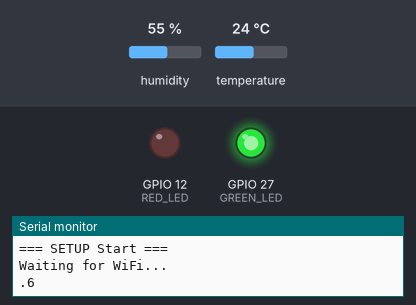
A program run on a simulated ESP32. Shown: output pins drawn as LEDs (lit = HIGH), the last lines printed to the serial monitor. Inputs (shaded band) come from the test bench; at power-on: humidity 55 %, temperature 24 °C. WiFi joins after 1.5 s; servers stay silent unless stated. At 8.0 s the program puts the board to deep sleep or switches it off; the recording ends there.

Above: at 0.2 s.
At 6.9 s:
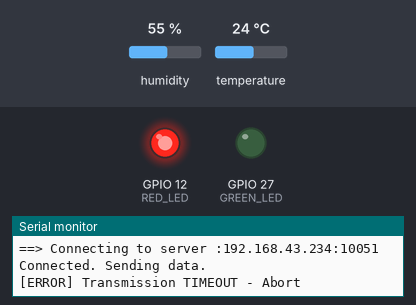
At 7.91 s:
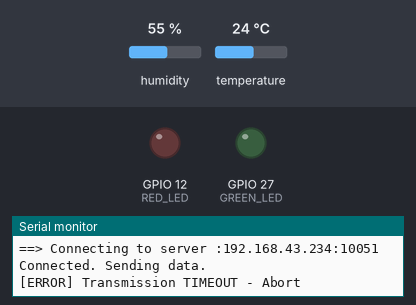
Timing chart, 0 to 8.0 s (numbered marks = the images above):
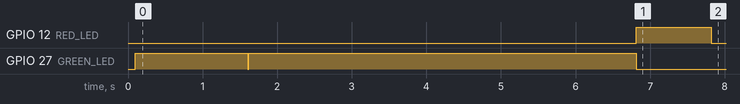

The program:

main.cpp
```cpp
#include "Arduino.h"

#include <WiFi.h>
#include "zabbixSender.h"
#include <Adafruit_Sensor.h>
#include <DHT.h>
#include "settings.h"


//-----------SENSOR----------
#define DHTPIN 14
#define DHTTYPE DHT22

DHT dht(DHTPIN, DHTTYPE);

// ****** Functions *******
void goDeepsleep() {
    WiFi.disconnect(true);
    delay(100);
    esp_sleep_enable_timer_wakeup(sendDataIntervallSec * 1000 * 1000ULL);
    Serial.printf("Deepsleep starts now for %d seconds.\n", sendDataIntervallSec);
    delay(100);
    esp_deep_sleep_start();
}

DHTSensorData_t getData(){
  DHTSensorData_t sd;
  sd.hum = dht.readHumidity();
  // Read temperature as Celsius (the default)
  sd.temp = dht.readTemperature();
  // Read temperature as Fahrenheit (isFahrenheit = true)
  //float f = dht.readTemperature(true);
  sd.tempi = dht.computeHeatIndex(sd.temp, sd.hum, false);

  return sd;
}

// ****** Main *******

void setup() {
    Serial.begin(115200);
    delay(100);
    Serial.println("=== SETUP Start ===");

    pinMode(RED_LED, OUTPUT);
    pinMode(GREEN_LED, OUTPUT);

    Serial.println("Waiting for WiFi... ");
    // indicate to user
    digitalWrite(GREEN_LED, HIGH);
    WiFi.begin(ssid, wifiKey);
    // current wifi ap connect cycles
    int wccycles = 0;
    while(WiFi.status() != WL_CONNECTED) {
        Serial.print(".");
        Serial.print((int)WiFi.status());
        wccycles++;
        // try maxWifiConnectcycles than deepsleep
        if (wccycles > maxWifiConnectcycles) {
          Serial.printf("\n[ERROR] WLAN TIMEOUT - Abort\n");
          // indicate to user
          digitalWrite(GREEN_LED, LOW);
          digitalWrite(RED_LED, HIGH);
          delay(1000);
          digitalWrite(RED_LED, LOW);
          goDeepsleep();
        }
        delay(300);
    }

    // we are connected, turn off
    digitalWrite(GREEN_LED, LOW);
    Serial.printf("\nWiFi connected. IP address:");
    Serial.println(WiFi.localIP());
    Serial.println("=== SETUP End ===");
} // setup


void loop() {
  // print starting process
    Serial.println("=== START ===");
  // init sensor
    dht.begin();
  // Can be optimized
  // Reading temperature or humidity takes about 250 milliseconds!
  // Sensor readings may also be up to 2 seconds 'old' (its a very slow sensor)


    DHTSensorData_t sd = getData();

  // Check if any reads failed and exit early (to try again).
    if (isnan(sd.hum) || isnan(sd.temp)) {
        Serial.println(F("[ERROR] Failed to read from DHT sensor!"));
        //indicate to user
        digitalWrite(RED_LED, HIGH);
        delay(1000);
        digitalWrite(RED_LED, LOW);
        goDeepsleep();
  }
    // print data collected to serial console
    Serial.printf("Collected values. hum:%2.2f, temp:%2.2f, tempi:%2.2f\n", sd.hum, sd.temp, sd.tempi);
    Serial.println("-------------------------");
    //inisialize zabbix sender
    ZabbixSender zs;
    String jsonPayload;
    jsonPayload = zs.createPayload(hostname, sd.hum, sd.temp, sd.tempi);
      // create message in zabbix sender format
    String msg = zs.createMessage(jsonPayload);

    // connect and transmit
    Serial.printf("==> Connecting to server :%s:%d\n", server, port);
    // connect to server
    WiFiClient client;
    // indicate to user
    digitalWrite(GREEN_LED, HIGH);
    if (!client.connect(server, port)) {
        Serial.printf("[ERROR] Connection FAILED - Abort\n");
        digitalWrite(GREEN_LED, LOW);
        digitalWrite(RED_LED, HIGH);
        delay(1000);
        digitalWrite(RED_LED, LOW);
        goDeepsleep();
    }

    Serial.println("Connected. Sending data.");
    client.print(msg);
    unsigned long startTime = millis();
    while (client.available() == 0) {
        if (millis() - startTime > maxTransmissionTimeout) {
            Serial.printf("[ERROR] Transmission TIMEOUT - Abort\n");
            client.stop();
            // indicate to user
            digitalWrite(GREEN_LED, LOW);
            digitalWrite(RED_LED, HIGH);
            delay(1000);
            digitalWrite(RED_LED, LOW);
            goDeepsleep();
        }
    }

    digitalWrite(GREEN_LED, LOW);
    // read reply from zabbix server
    while(client.available()) {
        String line = client.readStringUntil('\r');
        Serial.print(line);
    }
    Serial.println();

    Serial.printf("Closing connection - Sleeping for %d sec...\n", sendDataIntervallSec);
    client.stop();
    goDeepsleep();
}
```

settings.h
```cpp
// (licence header left out)
//
//Define DHTSensorData_t Structure
typedef struct DHTSensorData_t
{
    float hum;
    float temp;
    float tempi;
}DHTSensorData_t;

// ***** Zabbix related settings *****
// zabbix server or proxy - either IP or FQDN
const char * server = "192.168.43.234";
// zabbix trapper port
const uint16_t port = 10051;
// hostname of host in zabbix
const char * hostname = "ESP32_Sonde";

// ***** WiFi related settings *****
// WiFi SSID to connect to (case sensitive)
const char* ssid = "GALAXY";
// WiFi key
const char* wifiKey = "123456789";

// ***** Sensor related settings *****
// send  data intervall in sec after connection and sending data
const int sendDataIntervallSec = 60;

// ***** Application related settings *****
// Number of wifi connect cyles before going to deepsleep
int maxWifiConnectcycles = 20;
// max connection timeout in ms after wifi connection and waiting for connection to zabbix-server
const int maxConnectionTimeout = 5 * 1000;
// max transmission timeout in ms after connection to zabbix-server and start sending data
const int maxTransmissionTimeout = 5 * 1000;

// ***** LEDs *****
// on Errors
int RED_LED = 12;
// on while waiting for wlan and sending data
int GREEN_LED = 27;

//***** Button *****
int BUTTON = 16;
```

Measured:
- by itself, GPIO 12 (RED_LED): LOW → HIGH at 6.8 s, → LOW 1.0 s later
- by itself, GPIO 27 (GREEN_LED): HIGH → LOW at 1.6 s, → HIGH 0.01 s later, → LOW 5.2 s later
